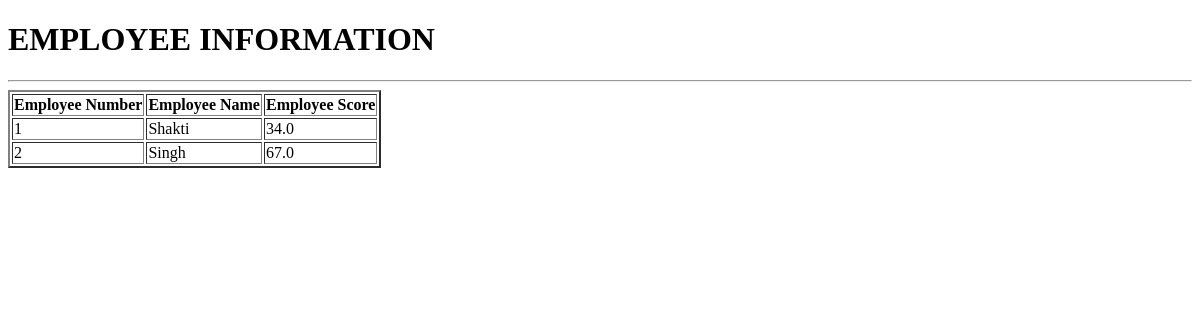
Page /employee on the earlier database version.
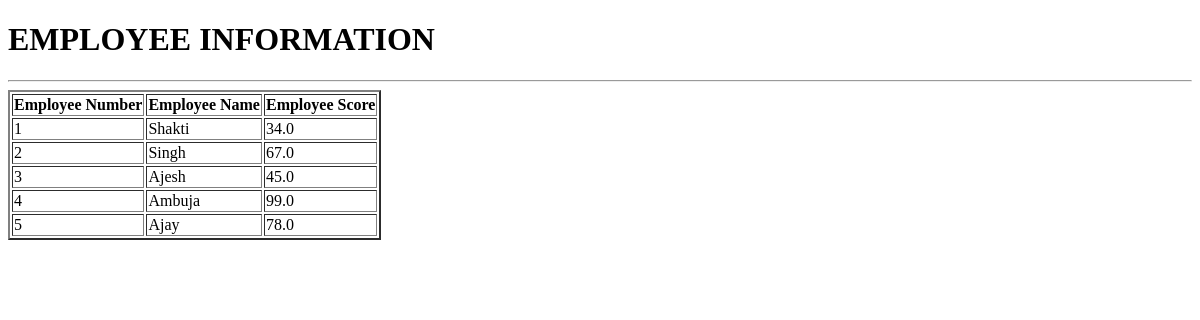
Same page on the later database version.
### my_app/models.py (models this page shows)
class Employee(models.Model):
    Eno= models.IntegerField()
    Ename= models.CharField(max_length=32)
    Escore=models.FloatField()

### my_app/views.py (the view)
# urls.py: path('employee', v1.employee_info),
def employee_info(request):
    employ= Employee.objects.all()
    return render(request, 'test_app/results.html', {'e': employ})

### templates/test_app/results.html (shortened to what this page needs)
<!DOCTYPE html>
<html lang="en">
<head>
</head>
<body>
    <h1>EMPLOYEE INFORMATION</h1><hr>
    {% if e %}
        <table border=2>
            <thead>
                <th>Employee Number</th>
                <th>Employee Name</th>
                <th>Employee Score</th>
            </thead>
            {%for em in e%}
            <tr>
                <td>{{em.Eno}}</td>
                <td>{{em.Ename}}</td>
                <td>{{em.Escore}}</td>
            </tr>
            {%endfor%}
        </table>
        {%else%}
        <p>No! Employee Records Found!!</p>
    {%endif%}
</body>
</html>

Differences in the rows shown:
added Employee: Eno "3", Ename "Ajesh", Escore "45.0"
added Employee: Eno "4", Ename "Ambuja", Escore "99.0"
added Employee: Eno "5", Ename "Ajay", Escore "78.0"
